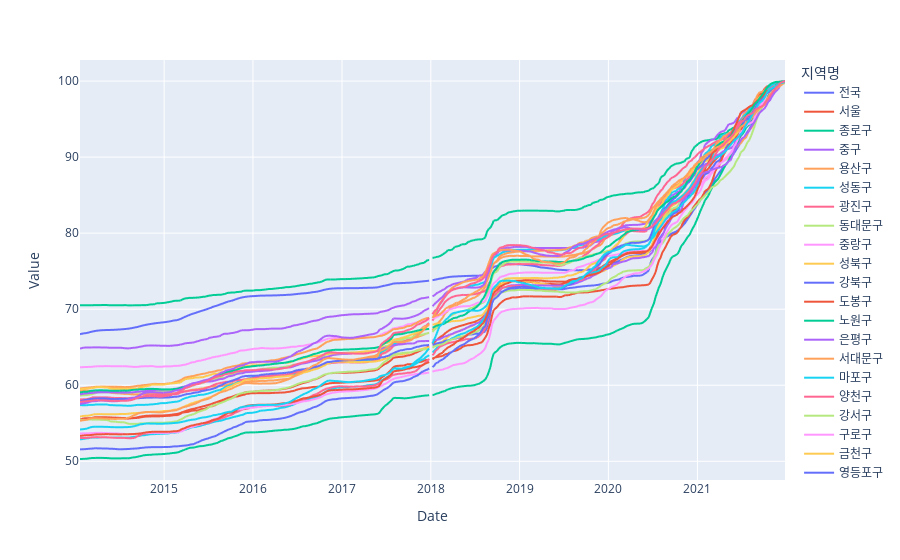

Here is the notebook cell this chart was saved with:
### Code cell
import pandas as pd
import plotly.express as px

index_data2 = pd.read_excel('../data/eda_project/seoul_apart_buy.xlsx')
index_data2.set_index("지역명", drop=True, inplace=True)
newname = []
oldname = index_data2.columns
for i in oldname:
    if type(i) == type("str"):
        newname.append(i.split(" ")[0])
    else:
        newname.append(i.strftime("%Y-%m-%d"))
index_data2.columns = newname

fig = px.line(index_data2.transpose(), x=index_data2.transpose().index, y=index_data2.transpose().columns,
              labels={'index': 'Date', 'value': 'Value'}, line_shape='linear')

fig.update_traces(hovertemplate='%{x}<br>Value: %{y}')

fig.show()

### Figure 1 — Plotly figure (JSON) as saved in the notebook; plotly's stock layout.template omitted (floating-point values rounded to 4 significant figures; data arrays with more than 128 entries replaced by an {"elided": "..."} marker saying what was removed)
{"data": [{"hovertemplate": "%{x}<br>Value: %{y}", "legendgroup": "전국", "line": {"color": "#636efa", "dash": "solid", "shape": "linear"}, "marker": {"symbol": "circle"}, "mode": "lines", "name": "전국", "showlegend": true, "type": "scattergl", "x": {"elided": "397 str values"}, "xaxis": "x", "y": {"elided": "397 float values"}, "yaxis": "y"}, {"hovertemplate": "%{x}<br>Value: %{y}", "legendgroup": "서울", "line": {"color": "#EF553B", "dash": "solid", "shape": "linear"}, "marker": {"symbol": "circle"}, "mode": "lines", "name": "서울", "showlegend": true, "type": "scattergl", "x": {"elided": "397 str values"}, "xaxis": "x", "y": {"elided": "397 float values"}, "yaxis": "y"}, {"hovertemplate": "%{x}<br>Value: %{y}", "legendgroup": "종로구", "line": {"color": "#00cc96", "dash": "solid", "shape": "linear"}, "marker": {"symbol": "circle"}, "mode": "lines", "name": "종로구", "showlegend": true, "type": "scattergl", "x": {"elided": "397 str values"}, "xaxis": "x", "y": {"elided": "397 float values"}, "yaxis": "y"}, {"hovertemplate": "%{x}<br>Value: %{y}", "legendgroup": "중구", "line": {"color": "#ab63fa", "dash": "solid", "shape": "linear"}, "marker": {"symbol": "circle"}, "mode": "lines", "name": "중구", "showlegend": true, "type": "scattergl", "x": {"elided": "397 str values"}, "xaxis": "x", "y": {"elided": "397 float values"}, "yaxis": "y"}, {"hovertemplate": "%{x}<br>Value: %{y}", "legendgroup": "용산구", "line": {"color": "#FFA15A", "dash": "solid", "shape": "linear"}, "marker": {"symbol": "circle"}, "mode": "lines", "name": "용산구", "showlegend": true, "type": "scattergl", "x": {"elided": "397 str values"}, "xaxis": "x", "y": {"elided": "397 float values"}, "yaxis": "y"}, {"hovertemplate": "%{x}<br>Value: %{y}", "legendgroup": "성동구", "line": {"color": "#19d3f3", "dash": "solid", "shape": "linear"}, "marker": {"symbol": "circle"}, "mode": "lines", "name": "성동구", "showlegend": true, "type": "scattergl", "x": {"elided": "397 str values"}, "xaxis": "x", "y": {"elided": "397 float values"}, "yaxis": "y"}, {"hovertemplate": "%{x}<br>Value: %{y}", "legendgroup": "광진구", "line": {"color": "#FF6692", "dash": "solid", "shape": "linear"}, "marker": {"symbol": "circle"}, "mode": "lines", "name": "광진구", "showlegend": true, "type": "scattergl", "x": {"elided": "397 str values"}, "xaxis": "x", "y": {"elided": "397 float values"}, "yaxis": "y"}, {"hovertemplate": "%{x}<br>Value: %{y}", "legendgroup": "동대문구", "line": {"color": "#B6E880", "dash": "solid", "shape": "linear"}, "marker": {"symbol": "circle"}, "mode": "lines", "name": "동대문구", "showlegend": true, "type": "scattergl", "x": {"elided": "397 str values"}, "xaxis": "x", "y": {"elided": "397 float values"}, "yaxis": "y"}, {"hovertemplate": "%{x}<br>Value: %{y}", "legendgroup": "중랑구", "line": {"color": "#FF97FF", "dash": "solid", "shape": "linear"}, "marker": {"symbol": "circle"}, "mode": "lines", "name": "중랑구", "showlegend": true, "type": "scattergl", "x": {"elided": "397 str values"}, "xaxis": "x", "y": {"elided": "397 float values"}, "yaxis": "y"}, {"hovertemplate": "%{x}<br>Value: %{y}", "legendgroup": "성북구", "line": {"color": "#FECB52", "dash": "solid", "shape": "linear"}, "marker": {"symbol": "circle"}, "mode": "lines", "name": "성북구", "showlegend": true, "type": "scattergl", "x": {"elided": "397 str values"}, "xaxis": "x", "y": {"elided": "397 float values"}, "yaxis": "y"}, {"hovertemplate": "%{x}<br>Value: %{y}", "legendgroup": "강북구", "line": {"color": "#636efa", "dash": "solid", "shape": "linear"}, "marker": {"symbol": "circle"}, "mode": "lines", "name": "강북구", "showlegend": true, "type": "scattergl", "x": {"elided": "397 str values"}, "xaxis": "x", "y": {"elided": "397 float values"}, "yaxis": "y"}, {"hovertemplate": "%{x}<br>Value: %{y}", "legendgroup": "도봉구", "line": {"color": "#EF553B", "dash": "solid", "shape": "linear"}, "marker": {"symbol": "circle"}, "mode": "lines", "name": "도봉구", "showlegend": true, "type": "scattergl", "x": {"elided": "397 str values"}, "xaxis": "x", "y": {"elided": "397 float values"}, "yaxis": "y"}, {"hovertemplate": "%{x}<br>Value: %{y}", "legendgroup": "노원구", "line": {"color": "#00cc96", "dash": "solid", "shape": "linear"}, "marker": {"symbol": "circle"}, "mode": "lines", "name": "노원구", "showlegend": true, "type": "scattergl", "x": {"elided": "397 str values"}, "xaxis": "x", "y": {"elided": "397 float values"}, "yaxis": "y"}, {"hovertemplate": "%{x}<br>Value: %{y}", "legendgroup": "은평구", "line": {"color": "#ab63fa", "dash": "solid", "shape": "linear"}, "marker": {"symbol": "circle"}, "mode": "lines", "name": "은평구", "showlegend": true, "type": "scattergl", "x": {"elided": "397 str values"}, "xaxis": "x", "y": {"elided": "397 float values"}, "yaxis": "y"}, {"hovertemplate": "%{x}<br>Value: %{y}", "legendgroup": "서대문구", "line": {"color": "#FFA15A", "dash": "solid", "shape": "linear"}, "marker": {"symbol": "circle"}, "mode": "lines", "name": "서대문구", "showlegend": true, "type": "scattergl", "x": {"elided": "397 str values"}, "xaxis": "x", "y": {"elided": "397 float values"}, "yaxis": "y"}, {"hovertemplate": "%{x}<br>Value: %{y}", "legendgroup": "마포구", "line": {"color": "#19d3f3", "dash": "solid", "shape": "linear"}, "marker": {"symbol": "circle"}, "mode": "lines", "name": "마포구", "showlegend": true, "type": "scattergl", "x": {"elided": "397 str values"}, "xaxis": "x", "y": {"elided": "397 float values"}, "yaxis": "y"}, {"hovertemplate": "%{x}<br>Value: %{y}", "legendgroup": "양천구", "line": {"color": "#FF6692", "dash": "solid", "shape": "linear"}, "marker": {"symbol": "circle"}, "mode": "lines", "name": "양천구", "showlegend": true, "type": "scattergl", "x": {"elided": "397 str values"}, "xaxis": "x", "y": {"elided": "397 float values"}, "yaxis": "y"}, {"hovertemplate": "%{x}<br>Value: %{y}", "legendgroup": "강서구", "line": {"color": "#B6E880", "dash": "solid", "shape": "linear"}, "marker": {"symbol": "circle"}, "mode": "lines", "name": "강서구", "showlegend": true, "type": "scattergl", "x": {"elided": "397 str values"}, "xaxis": "x", "y": {"elided": "397 float values"}, "yaxis": "y"}, {"hovertemplate": "%{x}<br>Value: %{y}", "legendgroup": "구로구", "line": {"color": "#FF97FF", "dash": "solid", "shape": "linear"}, "marker": {"symbol": "circle"}, "mode": "lines", "name": "구로구", "showlegend": true, "type": "scattergl", "x": {"elided": "397 str values"}, "xaxis": "x", "y": {"elided": "397 float values"}, "yaxis": "y"}, {"hovertemplate": "%{x}<br>Value: %{y}", "legendgroup": "금천구", "line": {"color": "#FECB52", "dash": "solid", "shape": "linear"}, "marker": {"symbol": "circle"}, "mode": "lines", "name": "금천구", "showlegend": true, "type": "scattergl", "x": {"elided": "397 str values"}, "xaxis": "x", "y": {"elided": "397 float values"}, "yaxis": "y"}, {"hovertemplate": "%{x}<br>Value: %{y}", "legendgroup": "영등포구", "line": {"color": "#636efa", "dash": "solid", "shape": "linear"}, "marker": {"symbol": "circle"}, "mode": "lines", "name": "영등포구", "showlegend": true, "type": "scattergl", "x": {"elided": "397 str values"}, "xaxis": "x", "y": {"elided": "397 float values"}, "yaxis": "y"}, {"hovertemplate": "%{x}<br>Value: %{y}", "legendgroup": "동작구", "line": {"color": "#EF553B", "dash": "solid", "shape": "linear"}, "marker": {"symbol": "circle"}, "mode": "lines", "name": "동작구", "showlegend": true, "type": "scattergl", "x": {"elided": "397 str values"}, "xaxis": "x", "y": {"elided": "397 float values"}, "yaxis": "y"}, {"hovertemplate": "%{x}<br>Value: %{y}", "legendgroup": "관악구", "line": {"color": "#00cc96", "dash": "solid", "shape": "linear"}, "marker": {"symbol": "circle"}, "mode": "lines", "name": "관악구", "showlegend": true, "type": "scattergl", "x": {"elided": "397 str values"}, "xaxis": "x", "y": {"elided": "397 float values"}, "yaxis": "y"}, {"hovertemplate": "%{x}<br>Value: %{y}", "legendgroup": "서초구", "line": {"color": "#ab63fa", "dash": "solid", "shape": "linear"}, "marker": {"symbol": "circle"}, "mode": "lines", "name": "서초구", "showlegend": true, "type": "scattergl", "x": {"elided": "397 str values"}, "xaxis": "x", "y": {"elided": "397 float values"}, "yaxis": "y"}, {"hovertemplate": "%{x}<br>Value: %{y}", "legendgroup": "강남구", "line": {"color": "#FFA15A", "dash": "solid", "shape": "linear"}, "marker": {"symbol": "circle"}, "mode": "lines", "name": "강남구", "showlegend": true, "type": "scattergl", "x": {"elided": "397 str values"}, "xaxis": "x", "y": {"elided": "397 float values"}, "yaxis": "y"}, {"hovertemplate": "%{x}<br>Value: %{y}", "legendgroup": "송파구", "line": {"color": "#19d3f3", "dash": "solid", "shape": "linear"}, "marker": {"symbol": "circle"}, "mode": "lines", "name": "송파구", "showlegend": true, "type": "scattergl", "x": {"elided": "397 str values"}, "xaxis": "x", "y": {"elided": "397 float values"}, "yaxis": "y"}, {"hovertemplate": "%{x}<br>Value: %{y}", "legendgroup": "강동구", "line": {"color": "#FF6692", "dash": "solid", "shape": "linear"}, "marker": {"symbol": "circle"}, "mode": "lines", "name": "강동구", "showlegend": true, "type": "scattergl", "x": {"elided": "397 str values"}, "xaxis": "x", "y": {"elided": "397 float values"}, "yaxis": "y"}], "layout": {"legend": {"title": {"text": "지역명"}, "tracegroupgap": 0}, "margin": {"t": 60}, "xaxis": {"anchor": "y", "domain": [0, 1], "title": {"text": "Date"}}, "yaxis": {"anchor": "x", "domain": [0, 1], "title": {"text": "Value"}}}}
